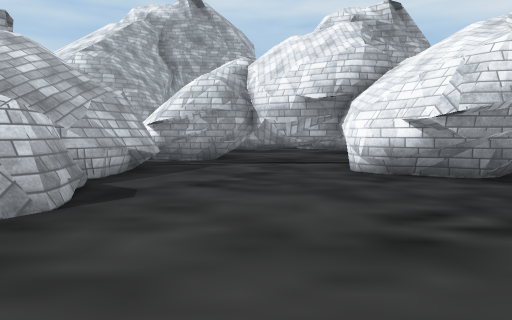
[1] (above)

17 first-person views from a walk through a scene from a Unity 3-D project. The camera is 1.3 m above the floor, tilts 4° down and sees 70° across. The floor is counted in squares, 2 m on a side. Each view is taken from the middle of a square. On the plan, view 1 faces up. The plan holds only what a view shows up to about 11 squares ahead; the rest is blank. The place goes on beyond the plan. The player character is not drawn. Some surface patterns are stand-ins.

[2]
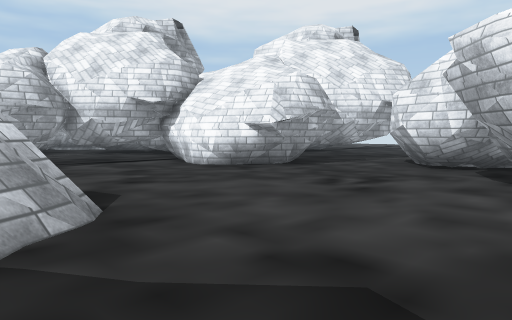

[3]
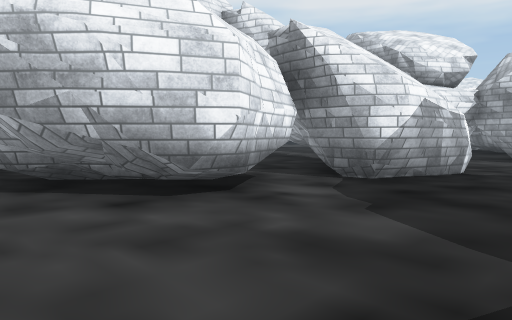

[4]
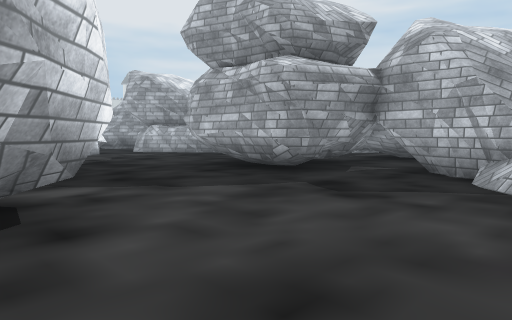

[5]
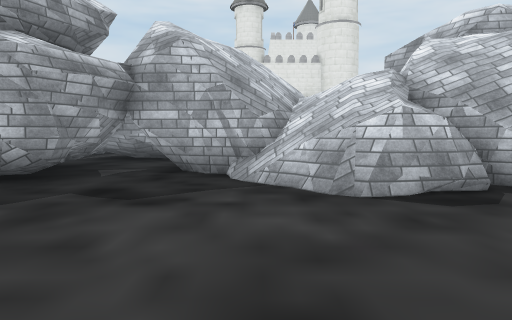

[6]
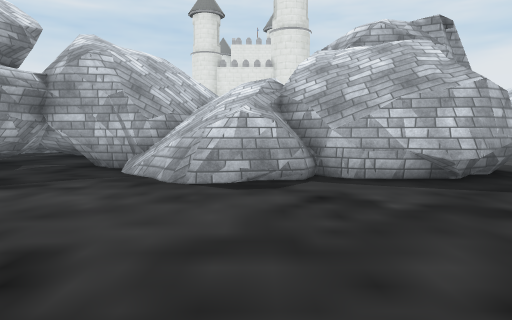

[7]
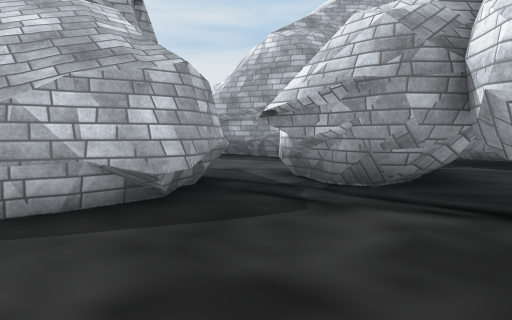

[8]
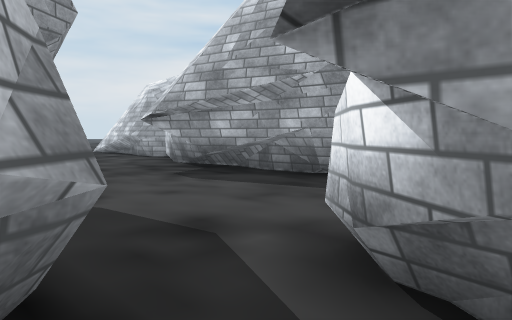

[9]
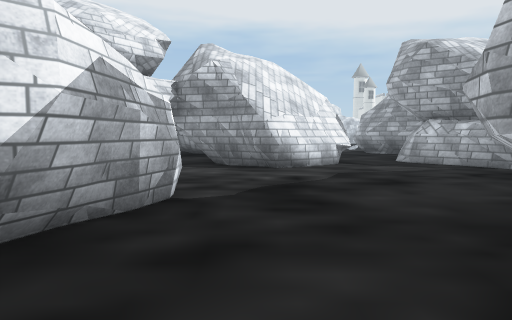

[10]
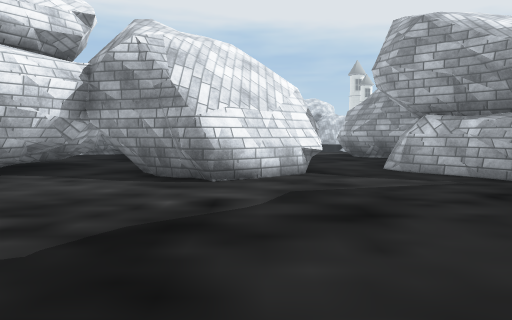

[11]
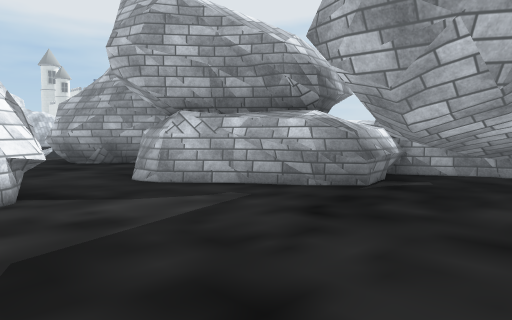

[12]
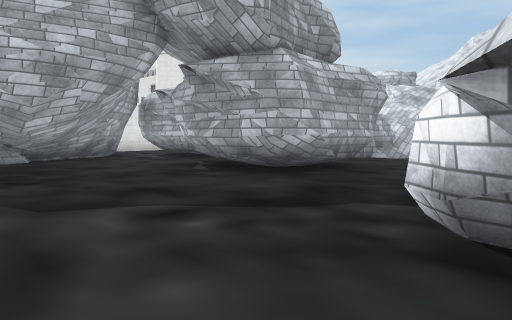

[13]
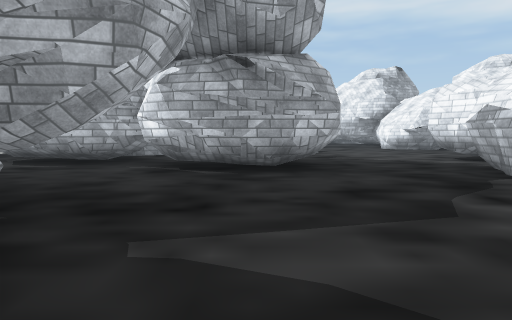

[14]
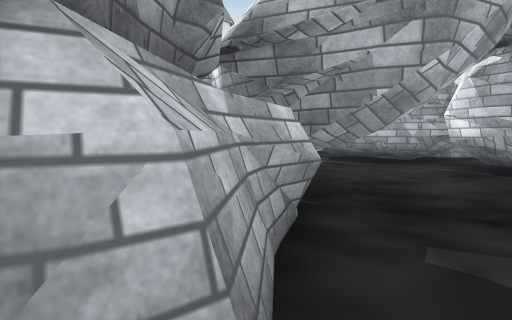

[15]
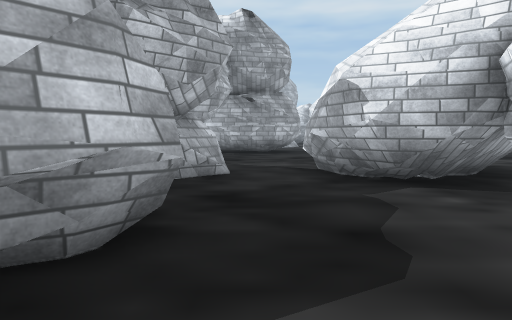

[16]
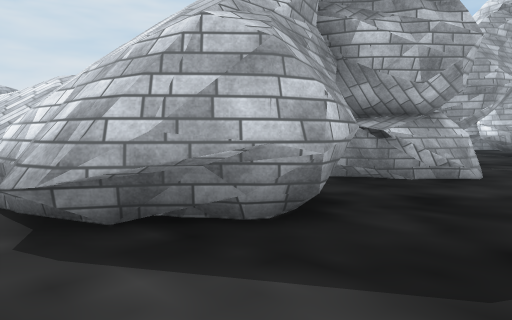

[17]
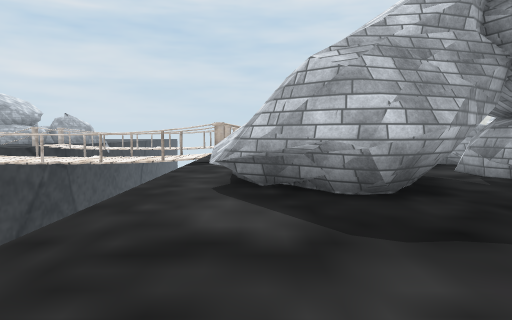

### Floor plan
Key: @ floor where view 1 was taken; # wall or solid block; x gap in a wall; . floor; / step, stairs or slope; v drop or lower ground; T thing the floor can be seen under or through.
Columns run from 7 left of view 1 to 7 right of it. Each row starts with its distance up from view 1.
 13 ###
 12 #...
 11 ....
 10 ....####
  9  ....#####
  8     #....#
  7     ##...#
  6     ##...#####
  5   #/##....#####
  4   ///#.......x.
  3 v ////.....##
  2 v//#/......##
  1 ///#.....###
  0 vvvx...@###
 -1 #####...T
 -2 #####....T
 -3 .####..#TT
 -4 ..###..###
 -5 #......## ##
 -6 ##......#  #
 -7 ##........
 -8 ##....#..T
 -9  ##.##TTTT
-10  ##.## TTT
-11  ##.##TTTT
-12  #...#T #T
-13  ##...
-14  ##...
-15 ###....
-16 ......

Where each view was taken, in squares from view 1:
view 1: 0 up, 0 right, facing up
view 2: 0 up, 3 left, facing up-right
view 3: 2 up, 2 left, facing down-right
view 4: 3 up, 2 right, facing down-left
view 5: 2 up, 2 right, facing left
view 6: 4 up, 3 right, facing left
view 7: 5 up, 1 right, facing up-left
view 8: 8 up, 2 left, facing up-left
view 9: 1 down, 1 left, facing down
view 10: 3 down, 2 left, facing down
view 11: 5 down, 2 left, facing down-left
view 12: 8 down, 1 right, facing up-left
view 13: 10 down, 4 left, facing up
view 14: 10 down, 4 left, facing up-left
view 15: 16 down, 4 left, facing up
view 16: 16 down, 3 left, facing up-left
view 17: 15 down, 1 left, facing left
